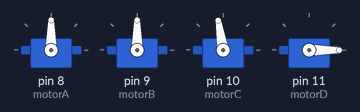
Bench run of a sketch on a simulated Arduino Uno, built with avr-gcc and run on an emulated ATmega328P. Parts: 4 × servo. What the sketch prints to the serial monitor is not drawn.

Above: at 2.16 s.
At 5.8 s:
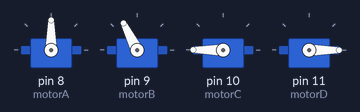
At 9.6 s:
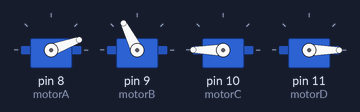
At 12.9 s:
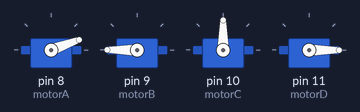
At 20.1 s:
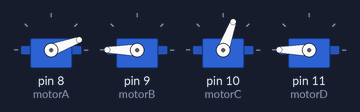
At 29.2 s:
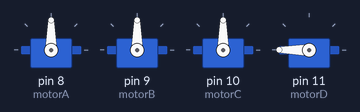
Timing chart, 0 to 35.6 s (numbered marks = the images above):
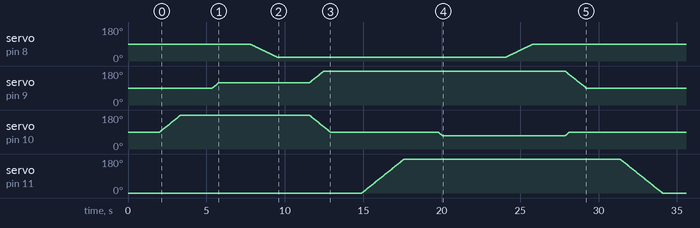

Measured:
- by itself, servo on pin 9 (motorB): rises from 90° to 180° in 7.1 s, then falls to 90° in 16.7 s
- by itself, servo on pin 11 (motorD): rises from 0° to 180° in 2.7 s, then falls to 0° in 16.5 s

The sketch:

arm.ino
```cpp
#include <Servo.h>

// 建立伺服馬達物件
Servo motorA;  // SG90
Servo motorB;  // LD-220MG
Servo motorC;  // LD-220MG
Servo motorD;  // MG996R

// 當前與目標角度
int posA = 90, posB = 90, posC = 90, posD = 0;
int targetA = 90, targetB = 90, targetC = 90, targetD = 0;

// 控制步進速度（數值小＝轉快）
const int everyA = 25;
const int everyB = 15;
const int everyC = 15;
const int everyD = 15;

// 是否正在移動
bool movingA = false, movingB = false, movingC = false, movingD = false;

// 控制流程步驟
int stepNow = 0;

void setup() {
  Serial.begin(9600);

  // 初始角度同步
  posA = 90; posB = 90; posC = 90; posD = 0;
  targetA = posA;
  targetB = posB;
  targetC = posC;
  targetD = posD;

  // SG90 限制脈波範圍以增加穩定性
  motorA.attach(8, 544, 2400);
  motorB.attach(9);
  motorC.attach(10);
  motorD.attach(11);

  // 寫入當前角度，避免爆衝
  motorA.write(posA);
  motorB.write(posB);
  motorC.write(posC);
  motorD.write(posD);

  Serial.println("初始化完成，等待啟動...");
  delay(2000);
  Serial.println("開始動作流程");
}

void loop() {
  checkServoA();
  checkServoB();
  checkServoC();
  checkServoD();
  executeSequence();
}

// 控制動作流程
void executeSequence() {
  static unsigned long lastTime = 0;
  static bool waiting = false;

  switch (stepNow) {
    case 0:
      targetC = 180;
      movingC = true;
      stepNow++;
      break;

    case 1:
      if (!movingC && !waiting) {
        lastTime = millis();
        waiting = true;
      }
      if (waiting && millis() - lastTime >= 2000) {
        waiting = false;
        stepNow++;
      }
      break;

    case 2:
      targetB = 117;
      movingB = true;
      stepNow++;
      break;

    case 3:
      if (!movingB && !waiting) {
        lastTime = millis();
        waiting = true;
      }
      if (waiting && millis() - lastTime >= 2000) {
        waiting = false;
        stepNow++;
      }
      break;

    case 4:
      targetA = 20;
      movingA = true;
      stepNow++;
      break;

    case 5:
      if (!movingA && !waiting) {
        lastTime = millis();
        waiting = true;
      }
      if (waiting && millis() - lastTime >= 2000) {
        waiting = false;

        // ✅ 同時讓 C 回 90 度、B 轉 180 度
        targetC = 90;
        movingC = true;

        targetB = 180;
        movingB = true;

        stepNow++;
      }
      break;

    case 6:
      if (!movingC && !movingB && !waiting) {
        lastTime = millis();
        waiting = true;
      }
      if (waiting && millis() - lastTime >= 2000) {
        waiting = false;
        targetD = 190;
        movingD = true;
        stepNow++;
      }
      break;

    case 7:
      if (!movingD && !waiting) {
        lastTime = millis();
        waiting = true;
      }
      if (waiting && millis() - lastTime >= 2000) {
        waiting = false;
        targetC = 70;
        movingC = true;
        stepNow++;
      }
      break;

    case 8:
      if (!movingC && !waiting) {
        lastTime = millis();
        waiting = true;
      }
      if (waiting && millis() - lastTime >= 2000) {
        waiting = false;
        targetB = 180;
        movingB = true;
        stepNow++;
      }
      break;

    case 9:
      if (!movingB && !waiting) {
        lastTime = millis();
        waiting = true;
      }
      if (waiting && millis() - lastTime >= 2000) {
        waiting = false;
        targetA = 90;
        movingA = true;
        stepNow++;
      }
      break;

    case 10:
      if (!movingA && !waiting) {
        lastTime = millis();
        waiting = true;
      }
      if (waiting && millis() - lastTime >= 2000) {
        waiting = false;
        targetB = 90; movingB = true;
        targetC = 90; movingC = true;
        stepNow++;
      }
      break;

    case 11:
      if (!movingB && !movingC && !waiting) {
        lastTime = millis();
        waiting = true;
      }
      if (waiting && millis() - lastTime >= 2000) {
        waiting = false;
        targetD = 0;
        movingD = true;
        stepNow++;
      }
      break;

    case 12:
      if (!movingD && !waiting) {
        lastTime = millis();
        waiting = true;
      }
      if (waiting && millis() - lastTime >= 2000) {
        waiting = false;
        Serial.println("✅ 所有動作完成！");
        stepNow++;
      }
      break;
  }
}

// 各伺服馬達平滑控制
void checkServoA() {
  static uint32_t t = 0;
  if (millis() - t < everyA) return;
  t = millis();

  if (posA < targetA) posA++;
  else if (posA > targetA) posA--;
  else { movingA = false; return; }

  motorA.write(posA);
}

void checkServoB() {
  static uint32_t t = 0;
  if (millis() - t < everyB) return;
  t = millis();

  if (posB < targetB) posB++;
  else if (posB > targetB) posB--;
  else { movingB = false; return; }

  motorB.write(posB);
}

void checkServoC() {
  static uint32_t t = 0;
  if (millis() - t < everyC) return;
  t = millis();

  if (posC < targetC) posC++;
  else if (posC > targetC) posC--;
  else { movingC = false; return; }

  motorC.write(posC);
}

void checkServoD() {
  static uint32_t t = 0;
  if (millis() - t < everyD) return;
  t = millis();

  if (posD < targetD) posD++;
  else if (posD > targetD) posD--;
  else { movingD = false; return; }

  motorD.write(posD);
}
```
